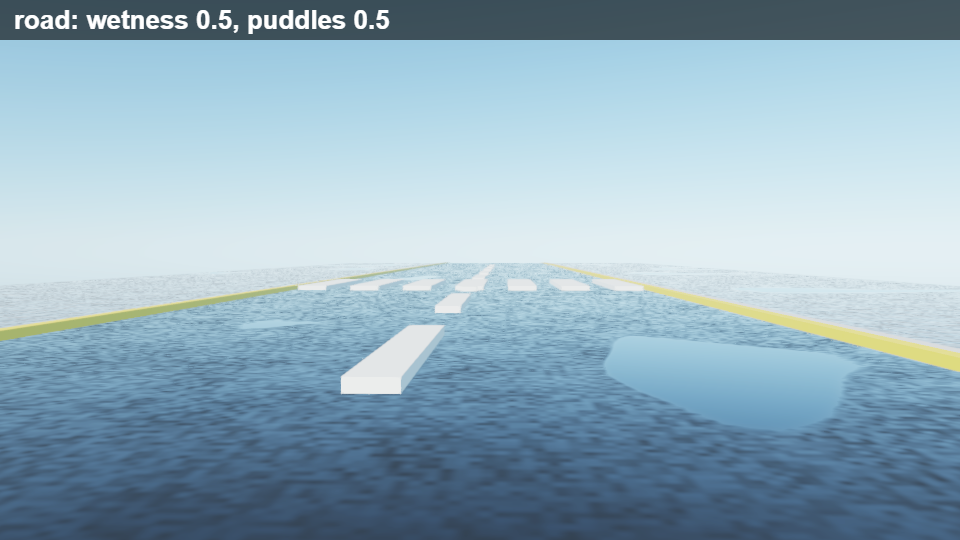
#> input picture round7/road-0.5.png, 960 x 540 px, given in place of slope-1.png, which was not available
$ python edgewidth.py .
#> lines starting #> are read from the running program, lines starting #| are printed output that depends on the picture
import sys
import numpy as np
from PIL import Image
sys.stdout.reconfigure(encoding='utf-8')
def lum(path):
#> called with path = './slope-1.png'
    a = np.asarray(Image.open(path).convert('RGB'), dtype=float)/255
    c = np.where(a <= 0.04045, a/12.92, ((a+0.055)/1.055)**2.4)
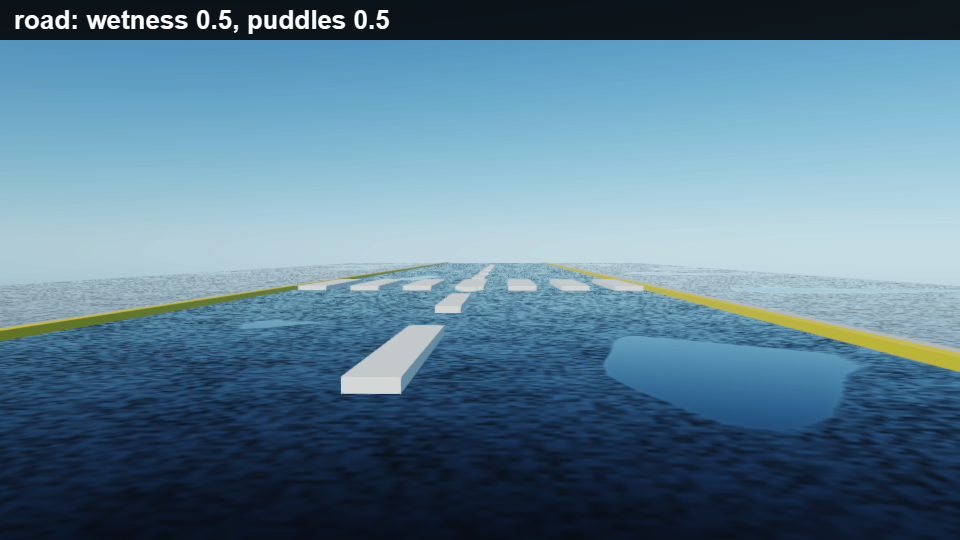
#> c: shape (540, 960, 3) float64; mean R, G, B 0.357, 0.492, 0.573
    return c@[0.2126,0.7152,0.0722]
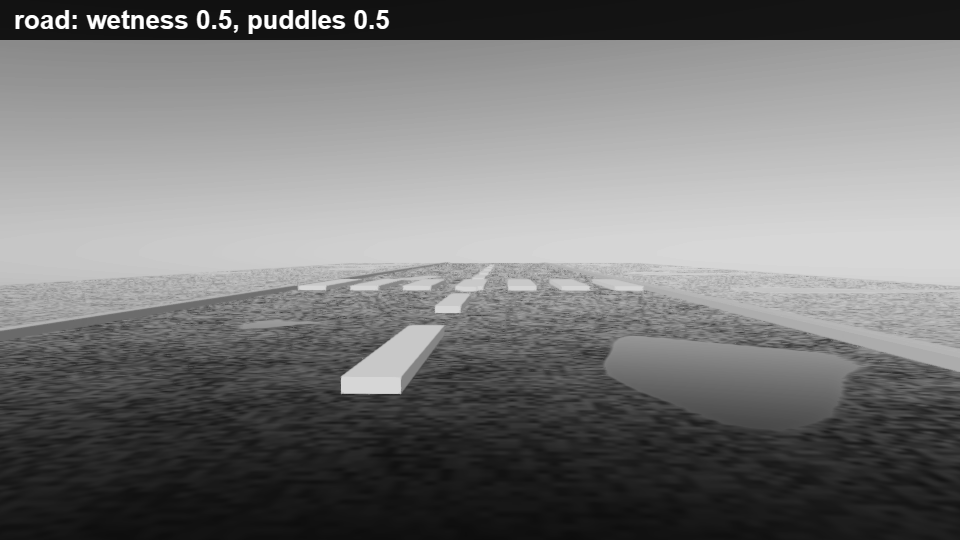
#> returned value: shape (540, 960) float64; min 0.0522, max 1, mean 0.469
def box(a, n, axis):
#> called with n = 3, axis = 0
    k = np.ones(n)/n
    return np.apply_along_axis(lambda v: np.convolve(v, k, 'same'), axis, a)
def width_report(path, name, x0,y0,w,h):
    l = lum(path)
    hp = np.abs(l - box(box(l,3,0),3,1))
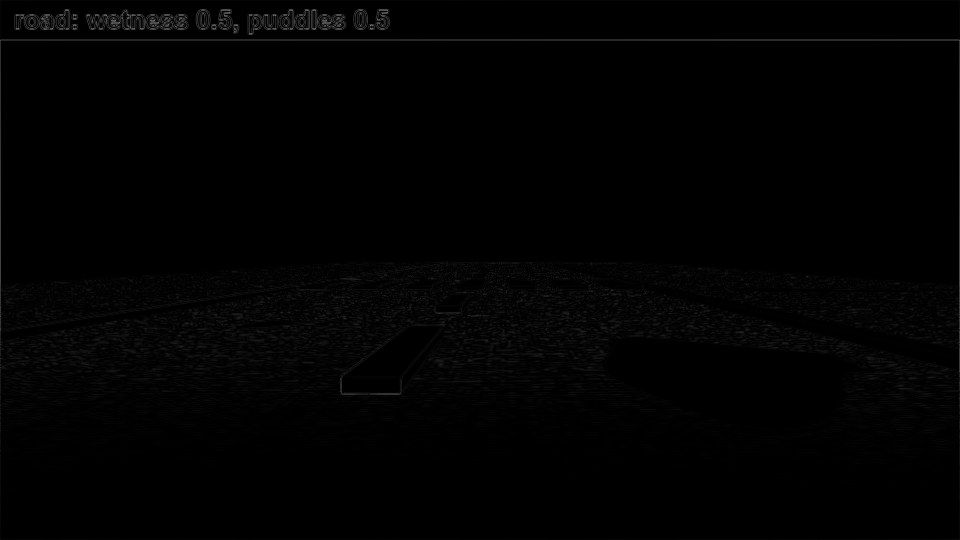
#> hp: shape (540, 960) float64; min 0, max 0.462, mean 0.00827
    energy = box(hp, 5, 0)[y0:y0+h, x0:x0+w]          # texture energy, smoothed 5 px down the column
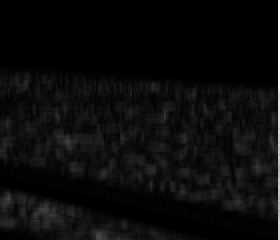
#> energy: shape (120, 140) float64 (shown 2 times larger); min 0, max 0.282, mean 0.0129; drawn with min black and max white
    widths = []
    for column in energy.T:
        g = np.diff(column)
        i = int(np.argmax(np.abs(g)))
        lo, hi = max(0, i-20), min(len(column), i+21)
        seg = column[lo:hi]; a, b = seg.min(), seg.max()
        if b/(a+1e-6) < 2.0: continue                 # needs a real textured-to-smooth step
        t = (seg-a)/(b-a)
        if g[i] < 0: t = 1-t
        widths.append(abs(int(np.argmax(t>0.9)) - int(np.argmax(t>0.1))))
#> this loop made 140 passes
#> (i, lo, hi, a, b) on passes 1 to 12: (97, 77, 118, 1.11e-16, 0.0408), (97, 77, 118, 1.11e-16, 0.0531), (68, 48, 89, 0.0026, 0.0467), (95, 75, 116, 1.11e-16, 0.0682), (96, 76, 117, 0.000112, 0.0743), (96, 76, 117, 0.000198, 0.048), (96, 76, 117, 4.96e-05, 0.0411), (37, 17, 58, 8.03e-05, 0.0296), (96, 76, 117, 3.72e-05, 0.0299), (96, 76, 117, 2.48e-05, 0.0378), (96, 76, 117, 0, 0.0402), (96, 76, 117, 0, 0.0441)
#> after the loop, widths = 139 values, max 39 at index 113, min 0 at index 12, mean 17.08
    print(f'{name}: columns {len(widths)}/{w}, median {np.median(widths):.1f} px, mean {np.mean(widths):.1f} px')
#| slope-1 edge box B (x820-960,y240-360): columns 139/140, median 21.0 px, mean 17.1 px
tag = sys.argv[1]
for k in ['1']:
    width_report(f'{tag}/slope-{k}.png', f'slope-{k} edge box B (x820-960,y240-360)', 820,240,140,120)
    width_report(f'{tag}/slope-{k}.png', f'slope-{k} edge box A (x480-600,y230-350)', 480,230,100,120)
#> call 2 of width_report, with path = './slope-1.png', name = 'slope-1 edge box A (x480-600,y230-350)', x0 = 480, y0 = 230, w = 100, h = 120
#> in width_report (call 2), `energy = box(hp, 5, 0)[y0:y0+h, x0:x0+w]`:
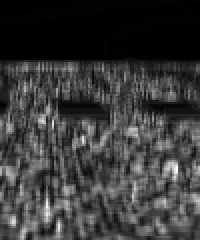
#> energy: shape (120, 100) float64 (shown 2 times larger); min 0, max 0.0876, mean 0.0198; drawn with min black and max white
#> the loop in width_report (call 2), `for column in energy.T:` made 100 passes
#> (i, lo, hi, a, b) on passes 1 to 12: (87, 67, 108, 0.00691, 0.0604), (82, 62, 103, 0.0136, 0.0438), (56, 36, 77, 0.00117, 0.0315), (82, 62, 103, 0.00673, 0.0625), (82, 62, 103, 0.00992, 0.0611), (66, 46, 87, 0.0102, 0.0535), (112, 92, 120, 0.0137, 0.0766), (112, 92, 120, 0.0139, 0.0708), (32, 12, 53, 1.11e-16, 0.04), (49, 29, 70, 0.00061, 0.0448), (97, 77, 118, 0.0115, 0.0616), (54, 34, 75, 0.00701, 0.0442)
#> (i, lo, hi) on pass 40: (73, 53, 94)
#| slope-1 edge box A (x480-600,y230-350): columns 100/100, median 14.0 px, mean 13.6 px

$ run again, on round7/slope-0.5.png
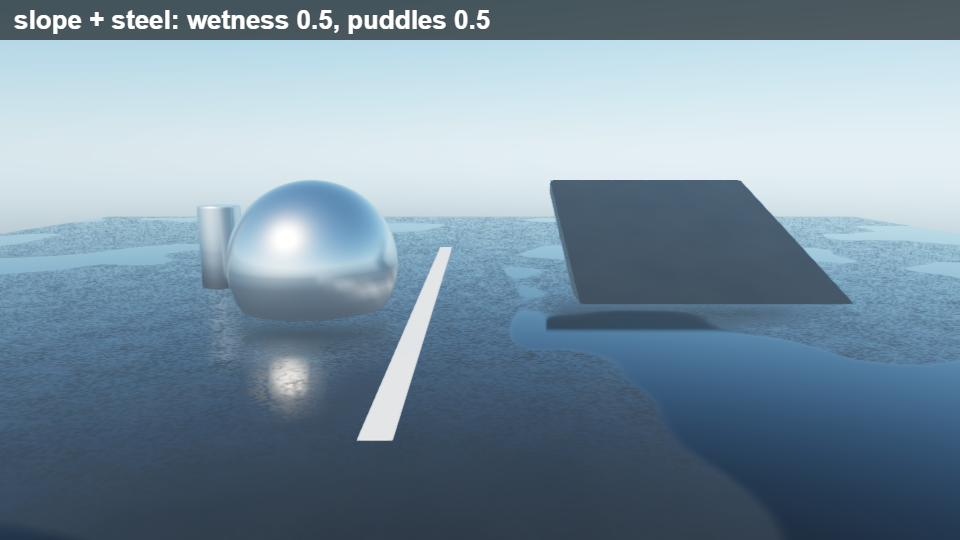
#> input picture round7/slope-0.5.png, 960 x 540 px, given in place of slope-1.png, which was not available
#> in lum, `return c@[0.2126,0.7152,0.0722]`:
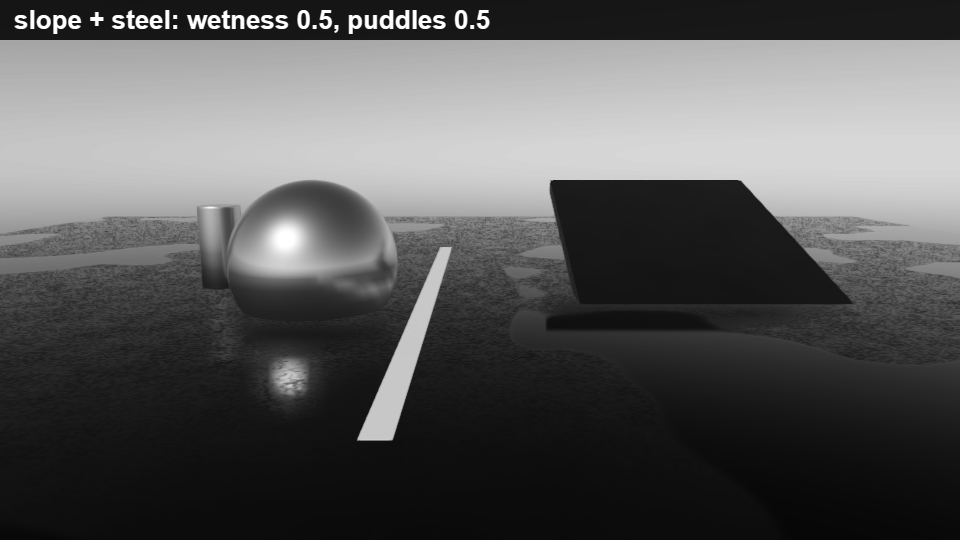
#> returned value: shape (540, 960) float64; min 0.0269, max 1, mean 0.354
#> the loop in width_report, `for column in energy.T:` made 140 passes
#> (i, lo, hi, a, b) on passes 1 to 8: (11, 0, 32, 0.00111, 0.0284), (1, 0, 22, 0.00132, 0.0392), (20, 0, 41, 0.000362, 0.0271), (8, 0, 29, 0.0015, 0.0347), (10, 0, 31, 0.00126, 0.0424), (10, 0, 31, 0.000961, 0.0358), (8, 0, 29, 0.0013, 0.0329), (6, 0, 27, 0.0015, 0.025)
#> after the loop in width_report, `for column in energy.T:`: widths = 139 values, max 39 at index 113, min 0 at index 9, mean 14.12
#| slope-1 edge box B (x820-960,y240-360): columns 139/140, median 14.0 px, mean 14.1 px
#> in width_report (call 2), `energy = box(hp, 5, 0)[y0:y0+h, x0:x0+w]`:
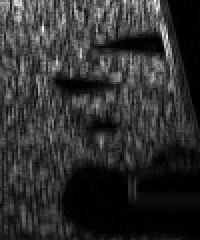
#> energy: shape (120, 100) float64 (shown 2 times larger); min 3.51e-05, max 0.0583, mean 0.011; drawn with min black and max white
#> the loop in width_report (call 2), `for column in energy.T:` made 100 passes
#> (i, lo, hi, a, b) on passes 1 to 8: (0, 0, 21, 0.0126, 0.0366), (0, 0, 21, 0.0133, 0.0379), (65, 45, 86, 0.00777, 0.0208), (7, 0, 28, 0.00837, 0.0389), (0, 0, 21, 0.0118, 0.0367), (4, 0, 25, 0.00767, 0.0307), (58, 38, 79, 0.00526, 0.0307), (2, 0, 23, 0.0122, 0.0494)
#| slope-1 edge box A (x480-600,y230-350): columns 100/100, median 16.0 px, mean 13.6 px

$ run again, on round7/slope-0.png
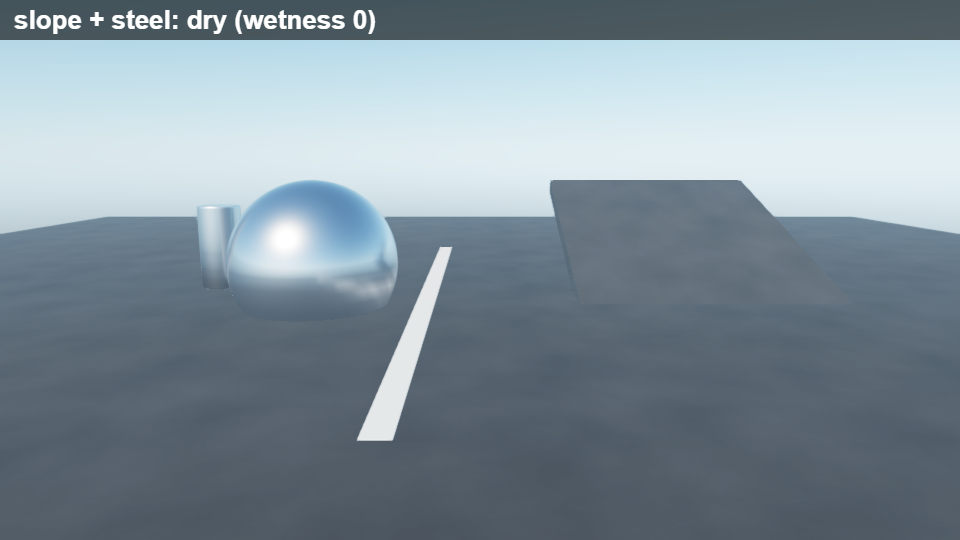
#> input picture round7/slope-0.png, 960 x 540 px, given in place of slope-1.png, which was not available
#> in width_report, `hp = np.abs(l - box(box(l,3,0),3,1))`:
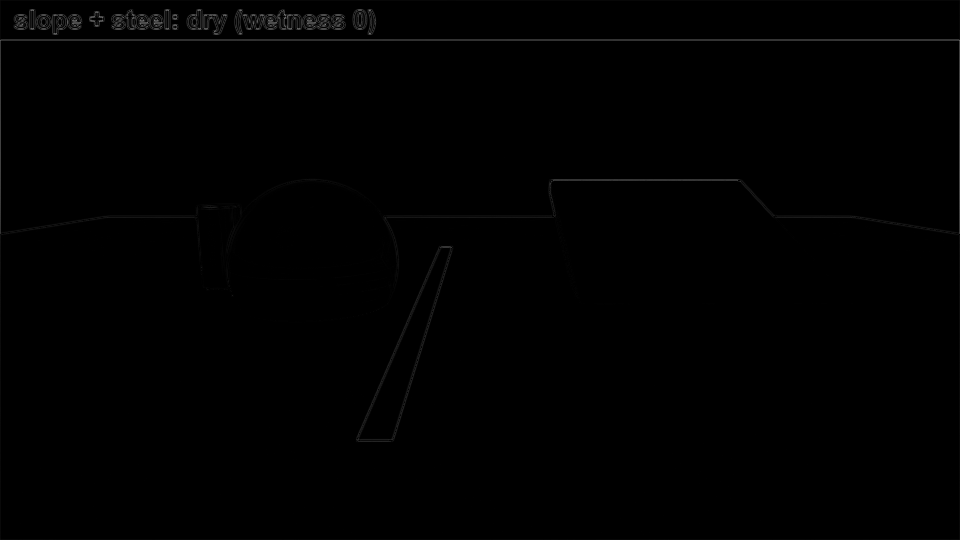
#> hp: shape (540, 960) float64; min 0, max 0.461, mean 0.00384
#> the loop in width_report, `for column in energy.T:` made 140 passes
#> (i, lo, hi, a, b) on passes 1 to 8: (23, 3, 44, 0.000407, 0.00167), (60, 40, 81, 0.000294, 0.0019), (65, 45, 86, 0.000263, 0.00168), (60, 40, 81, 0.000143, 0.00168), (65, 45, 86, 7.76e-05, 0.00196), (65, 45, 86, 3.92e-05, 0.00227), (65, 45, 86, 2.61e-05, 0.00207), (37, 17, 58, 0, 0.002)
#> after the loop in width_report, `for column in energy.T:`: widths = 139 values, max 38 at index 91, min 0 at index 2, mean 13.96
#| slope-1 edge box B (x820-960,y240-360): columns 139/140, median 14.0 px, mean 14.0 px
#> in width_report (call 2), `energy = box(hp, 5, 0)[y0:y0+h, x0:x0+w]`:
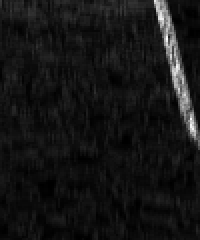
#> energy: shape (120, 100) float64 (shown 2 times larger); min 0, max 0.011, mean 0.000927; drawn with min black and max white
#> the loop in width_report (call 2), `for column in energy.T:` made 100 passes
#> (i, lo, hi, a, b) on passes 1 to 8: (3, 0, 24, 0.000792, 0.0024), (9, 0, 30, 0.000308, 0.00145), (44, 24, 65, 0.000378, 0.0015), (0, 0, 21, 0.000445, 0.00182), (12, 0, 33, 0.000383, 0.0013), (4, 0, 25, 0.000569, 0.00226), (52, 32, 73, 0.000378, 0.00163), (57, 37, 78, 0.000253, 0.00178)
#| slope-1 edge box A (x480-600,y230-350): columns 100/100, median 12.0 px, mean 12.3 px
